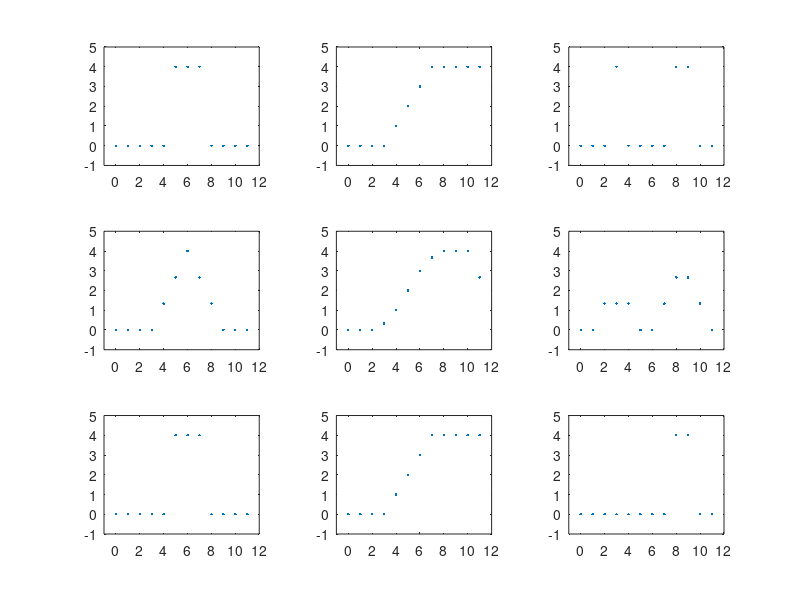

Source code (MATLAB):
clear all;
close all;
clc;

% Generating
X = 0:11;
Y1 = zeros(size(X));
Y1(6:8) = 4;

Y2 = zeros(size(X));
Y2(4:8) = 0:4;
Y2(9:end) = 4;

Y3 = zeros(size(X));
Y3(4) = 4;
Y3(9:10) = 4;

% Average
w = fspecial('average', [1 3]);
avg1 = imfilter(Y1,w);
avg2 = imfilter(Y2,w);
avg3 = imfilter(Y3,w);

% Median
med1 = medfilt1(Y1);
med2 = medfilt1(Y2);
med3 = medfilt1(Y3);

% Plotting
YS = {Y1, Y2, Y3, avg1, avg2, avg3, med1, med2, med3};

for i = 1:9;
    subplot(3, 3, i);
    plot(X, YS{i}, '.');
    axis([-1 12 -1 5]);
end